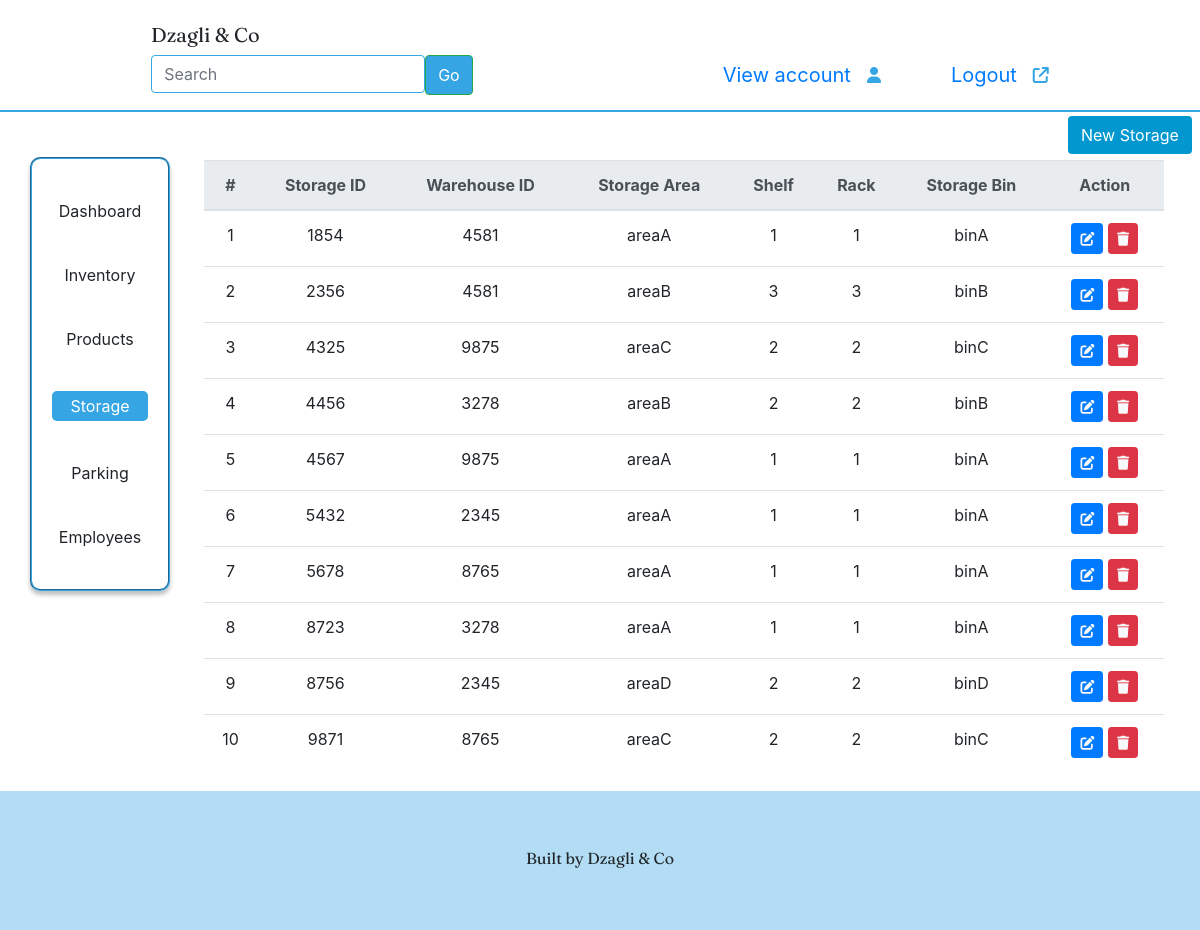
Page /storage.php on the earlier database version.
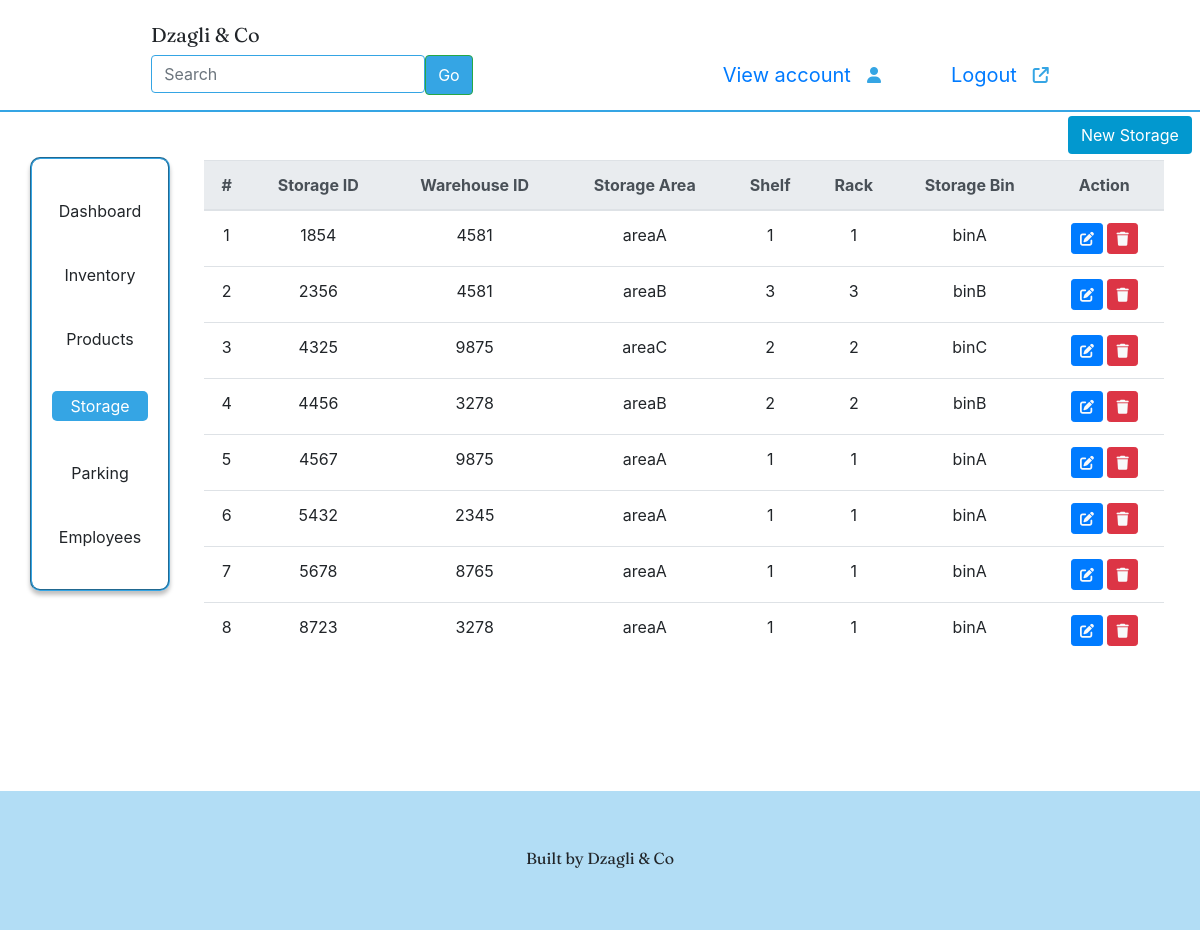
Same page on the later database version.
### tables this page shows
CREATE TABLE `companystorage` (
  `storageID` int(11) NOT NULL,
  `warehouseID` int(11) DEFAULT NULL,
  `storageArea` varchar(20) NOT NULL,
  `shelf` int(11) NOT NULL,
  `rack` int(11) NOT NULL,
  `storageBin` varchar(20) NOT NULL
);

### storage.php (the view, shortened to what this page needs)
<!DOCTYPE html>
<html lang="en">
<head>
    <link rel="stylesheet" href="storage.css">
    <link   rel="stylesheet" href="http://cdnjs.cloudflare.com/ajax/libs/font-awesome/4.7.0/css/font-awesome.css"/>
    <link rel="stylesheet" href="https://cdn.jsdelivr.net/npm/bootstrap@4.4.1/dist/css/bootstrap.min.css">
    <link rel="stylesheet" href="https://cdnjs.cloudflare.com/ajax/libs/font-awesome/6.1.1/css/all.min.css"/>
</head>
<body>
    <nav class="navbar " id="navbar">
        <div class="container-fluid">
            <a class="navbar-brand" style="font-family: 'Fraunces', serif;margin-left: 120px;">Dzagli & Co</a>
            <form class="d-flex" role="search" style="margin: 0 auto;" >
            <input class="form-control me-2" type="search" placeholder="Search" aria-label="Search" style="border-color: #35A5E4;">
            <button class="btn btn-outline-success" type="submit" style="background-color: #35A5E4;color: white;">Go</button>
            <a  href = "./myAccount.php" class="navbar-brand" id = "navbar-account" style="padding-left: 250px;">View account</a>
            <span class="icon" style="padding-top:8px;color:#35A5E4"><i class="fa fa-user" aria-hidden="true"></i></span>
                <a href = "index.php" class="navbar-brand" style="padding-left: 70px;">Logout</a>
                <span class="icon" style="padding-top:8px;left: 5px;color:#35A5E4;"><i class="fa fa-external-link" aria-hidden="true"></i></span>
            </form>
        </div>
    </nav>
    <div style="float:right; width:80%; margin-right: 3%; margin-top: 2%;">
    <?php
  include "configuration.php";
  $car_page = mysqli_query($conn,"SELECT * FROM companyStorage LIMIT 10");
?>
<a href="registerStorage.php" style="text-decoration: none;"><button class="new_button btn btn-outline" type="button">New Storage</button></a>
  <table class="table table-hover">
    <thead class="thead-light" style="text-align:center;">
    <tr>
        <th scope="col">#</th>
        <th scope ="col">Storage ID</th>
        <th scope="col">Warehouse ID</th>
        <th scope="col">Storage Area</th>
        <th scope="col">Shelf</th>
        <th scope="col">Rack</th>
        <th scope="col">Storage Bin</th>
        <th scope="col">Action</th>
    </tr>
 </thead>
<?php
$count = 1;
  while ($row = mysqli_fetch_array($car_page)) {
?>
    <tr>
        <td style="text-align:center;" scope="row"><?php echo $count;?></td>
        <td style="text-align:center;" scope="row"><?php echo $row['storageID']?></td>
        <td style="text-align:center;" scope="row"><?php echo $row['warehouseID']?></td>
        <td style="text-align:center;" scope="row"><?php echo $row['storageArea']?></td>
        <td style="text-align:center;" scope="row"><?php echo $row['shelf']?></td>
        <td style="text-align:center;" scope="row"><?php echo $row['rack']?></td>
        <td style="text-align:center;" scope="row"><?php echo $row['storageBin']?></td>
        <td style="text-align:center;" scope="row">
        <?php
            echo ('<button class="btn btn-sm btn-primary text-light edit" data-toggle="modal" class="update_btn" data-target="#update_employee"
            onclick= \'location.href="updateStorage.php?uid=' . $row["storageID"] . '&storageID='.$row['storageID'].'&warehouseID='.
            $row['warehouseID'].'&storageArea='.$row['storageArea'].'&shelf='.$row['shelf'].'&storageBin='.$row['storageBin'].
            '&rack='.$row['rack'].' &table=companyStorage&attr=storageID&page=storage.php"\'>
            <i class="fa-solid fa-pen-to-square"></i></button>');
            ?>
        <?php echo('<button class="btn btn-sm btn-danger text-light delete" data-toggle="modal" data-target="#del_employee"><i class="fa-solid fa-trash" onclick= \'location.href="delete_proc.php?uid=' . $row["storageID"] .
            '&table=companyStorage&attr=storageID&page=Storage.php"\'></i></button>');
            ?>
        </td>
    </tr>
  <?php $count += 1; } ?>
  </table>
    </div>
    <div class="left-side">
        <p class="lSide"  id="dashboard" onclick="Dashboard()">Dashboard</p> <br>
        <p class="lSide" id="inventory" onclick="Inventory()" >Inventory</p> <br>
        <p class="lSide" id="products" onclick="Products()" >Products</p> <br>
        <p class="lSide" id="storage" onclick="Storage()" style="background-color: #35A5E4;color: white;padding: 3px;  border-radius: 5px;">Storage</p> <br>
        <p class="lSide" id="parking"  onclick="Parking()">Parking</p> <br>
        <p class="lSide" id="employees" onclick="Employees()">Employees</p> <br>
    </div>
    <div id="footer">
        <footer> Built by Dzagli & Co</footer>
    </div>
    </body>
</html>

Differences in the rows shown:
removed companystorage: storageID "8756", warehouseID "2345", storageArea "areaD", shelf "2", rack "2", storageBin "binD"
removed companystorage: storageID "9871", warehouseID "8765", storageArea "areaC", shelf "2", rack "2", storageBin "binC"
